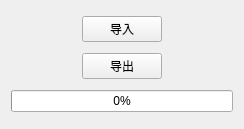
<?xml version="1.0" encoding="UTF-8"?>
<ui version="4.0">
 <class>Widget</class>
 <widget class="QWidget" name="Widget">
  <property name="geometry">
   <rect>
    <x>0</x>
    <y>0</y>
    <width>244</width>
    <height>129</height>
   </rect>
  </property>
  <property name="windowTitle">
   <string>Tools1</string>
  </property>
  <layout class="QGridLayout" name="gridLayout">
   <item row="1" column="1">
    <widget class="QPushButton" name="pushButton_export">
     <property name="text">
      <string>导出</string>
     </property>
    </widget>
   </item>
   <item row="1" column="0">
    <spacer name="horizontalSpacer_3">
     <property name="orientation">
      <enum>Qt::Horizontal</enum>
     </property>
     <property name="sizeHint" stdset="0">
      <size>
       <width>40</width>
       <height>20</height>
      </size>
     </property>
    </spacer>
   </item>
   <item row="1" column="2">
    <spacer name="horizontalSpacer_4">
     <property name="orientation">
      <enum>Qt::Horizontal</enum>
     </property>
     <property name="sizeHint" stdset="0">
      <size>
       <width>40</width>
       <height>20</height>
      </size>
     </property>
    </spacer>
   </item>
   <item row="0" column="2">
    <spacer name="horizontalSpacer_2">
     <property name="orientation">
      <enum>Qt::Horizontal</enum>
     </property>
     <property name="sizeHint" stdset="0">
      <size>
       <width>40</width>
       <height>20</height>
      </size>
     </property>
    </spacer>
   </item>
   <item row="0" column="0">
    <spacer name="horizontalSpacer">
     <property name="orientation">
      <enum>Qt::Horizontal</enum>
     </property>
     <property name="sizeHint" stdset="0">
      <size>
       <width>40</width>
       <height>20</height>
      </size>
     </property>
    </spacer>
   </item>
   <item row="0" column="1">
    <widget class="QPushButton" name="pushButton_import">
     <property name="text">
      <string>导入</string>
     </property>
    </widget>
   </item>
   <item row="2" column="0" colspan="3">
    <widget class="QProgressBar" name="progressBar">
     <property name="value">
      <number>0</number>
     </property>
    </widget>
   </item>
  </layout>
 </widget>
 <layoutdefault spacing="6" margin="11"/>
 <resources/>
 <connections/>
</ui>
